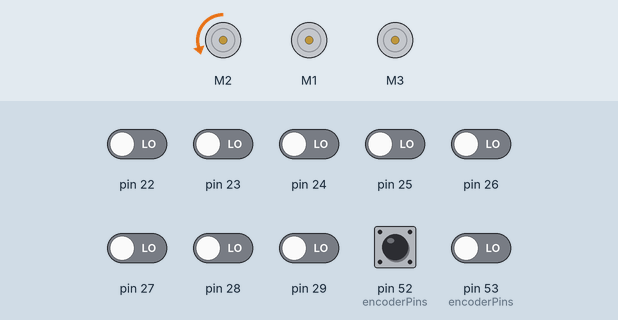
This sketch was run on a simulated Arduino Mega 2560, built with avr-gcc and run on an emulated ATmega2560. Parts: 3 × DC motor (green arrow = forward, orange = backward, longer = faster). The inputs (shaded band) are chosen by the test bench; at power-on: pin 52 (encoderPins) HIGH, pin 22–29, pin 53 (encoderPins) LOW. What the sketch prints to the serial monitor is not drawn.

Above: at 0.8 s.
At 6.0 s:
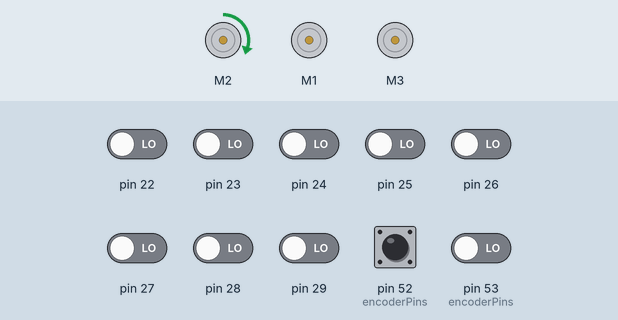
At 10.1 s:
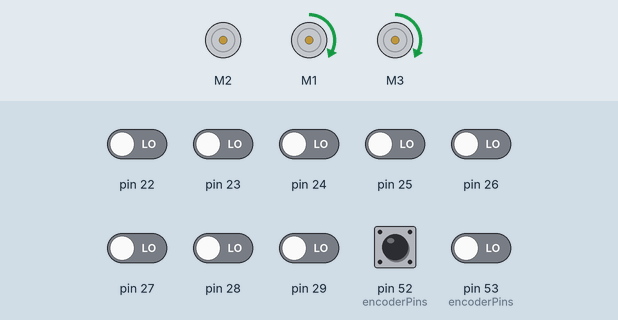
Timing chart, 0 to 11.6 s (numbered marks = the images above):
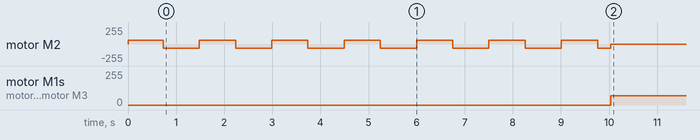

The sketch:

sketch_apr23a.ino
```cpp
#include <QTRSensors.h>                        //sensor array Polulo library
#include <Wire.h>
#include <Adafruit_MotorShield.h>              //Adafruit motoshield library
#include "utility/Adafruit_PWMServoDriver.h"   //Required for motorshield use
#define ENC_PER_INCH 0.00806452 //how many inches are in one turn of the encoder
//Definitions
#define NUMBER_OF_SENSORS 8                    //Number of Sensors being used
#define TIMEOUT           2500                 //2500 microseconds for sensor output to go low
#define EMITTER_PIN       30                    //LEDON pin. Always one, turn off to save power


//Create motoshield object
Adafruit_MotorShield motorShield = Adafruit_MotorShield(0x62);

//Sensor pins input.
//NEED TO CHANGE SENSOR PINS
//NEED TO CHANGE FUNCTION VALUE FROM SEEING BLACK LINE TO SEEING WHITE LINE
QTRSensorsRC sensors((unsigned char[]) {
  22, 23, 24, 25, 26, 27, 28, 29
}, NUMBER_OF_SENSORS, TIMEOUT, EMITTER_PIN);


//Motor port instance and port assigmnet
//NEED TO CHANGE MOTOR PORTS
Adafruit_DCMotor *leftMotor = motorShield.getMotor(1);
Adafruit_DCMotor *rightMotor = motorShield.getMotor(3);
Adafruit_DCMotor *backMotor = motorShield.getMotor(2);

//Variable array holding sensor values
unsigned int sensorValues[NUMBER_OF_SENSORS];
int lastError = 0;
unsigned int position ;
int lastOutput = 0;
int output = 0;
int error = 0;
int diff = 0;
unsigned int sensorCutoff = 2400;
int flag = 0;

int encoderPins[] = {48, 49, 50, 51, 52, 53};

void setup()
{

  position = sensors.readLine(sensorValues, QTR_EMITTERS_ON, true);
  //Calibration of sensors loop
  //This calibration is used to expose the sensors to the most reflective surface and the least
  //reflective surface of the track. This will help with the sensor values and determining where
  //they are in relation to the line.
  motorShield.begin();
  Serial.begin(9600);

  bool dir = true;
  backMotor->setSpeed(60);

  for (int i = 1; i <= 400; i++)
  {

    if (!(i % 30))
    { //multiples of 100

      dir = !dir;
    }

    if (dir)
    {
      backMotor->run(FORWARD);
    }
    else
    {
      backMotor->run(BACKWARD);
    }
    sensors.calibrate();                        //Reads all sensors 10 times for the TIMEOUT time (if TIMEOUT = 2500 microseconds then 25 ms per call)
  }

  backMotor->run(RELEASE);

}

void loop() {
  // put your main code here, to run repeatedly:
  BackForward((int)(38 / ENC_PER_INCH));
  //turn right
while(1)
{
 leftMotor->run(RELEASE);
rightMotor->run(RELEASE);
}
  //straight
  BackForward((int)(7.5 / ENC_PER_INCH));

  //turn left

  //straight
  BackForward((int)(23 / ENC_PER_INCH));

  //turn right

  //straight
  BackForward((int)(6 / ENC_PER_INCH));

  //challenge

  //turn around

  //straight
  BackForward((int)(6 / ENC_PER_INCH));
  //turn right

  //straight
  BackForward((int)(10 / ENC_PER_INCH));
  //challenge

  //stop


}

void BackForward(int dist) //move the system forward or backward
{
  //local variable to keep track of how far the encoder has moved
  int encoderPos = 0;
  int encoderPinALast = LOW;
  int n = LOW;
  int encoderPinA;
  int encoderPinB;

  unsigned int position;
  int lastOutput = 0;
  int output = 0;
  int error = 0;
  int pidOutput = 0;
  int lastError = 0;

  if (dist > 0) //forward
  {
    leftMotor->run(FORWARD);
    rightMotor->run(FORWARD);
    encoderPinA = encoderPins[4];
    encoderPinB = encoderPins[5];
  }
  else //backward
  {
    leftMotor->run(FORWARD);
    rightMotor->run(FORWARD);
    encoderPinA = encoderPins[4];
    encoderPinB = encoderPins[5];
  }

  leftMotor->setSpeed(70);
  rightMotor->setSpeed(70);

  //while our encoder position is less than our distance we need to move
  while (abs((float)encoderPos) < abs(dist))
  {
    n = digitalRead(encoderPinA);
    if ((encoderPinALast == LOW) && (n == HIGH))
    {
      if (digitalRead(encoderPinB) == LOW)
      {
        encoderPos--;
      }
      else
      {
        encoderPos++;
      }
    }
    encoderPinALast = n;
    Serial.println(encoderPos);
    /*
    position = sensors.readLine(sensorValues);
    error = position - 3360;
    pidOutput = ((0.1) * error) + (0.8 * (error - lastError));
    output = pidOutput + output;
    lastError = error;
    */
    //Move(output);


  }
  leftMotor->run(RELEASE);
  rightMotor->run(RELEASE);

  return;
}

void Move(int output)
{
  leftMotor->setSpeed(5 + abs(output));
  rightMotor->setSpeed(5 - abs(output));
  leftMotor->run(FORWARD);
  rightMotor->run(FORWARD);
}

void turnAround()
{
int encoderPos = 0;
  int encoderPinALast = LOW;
  int n = LOW;
  int encoderPinA = encoderPins[4];
  int encoderPinB = encoderPins[5];
  leftMotor->run(FORWARD);
  rightMotor->run(BACKWARD);
  leftMotor->setSpeed(60);
  rightMotor->setSpeed(120);

  while (abs((float)encoderPos) < abs(3000))
  {
    n = digitalRead(encoderPinA);
    if ((encoderPinALast == LOW) && (n == HIGH))
    {
      if (digitalRead(encoderPinB) == LOW)
      {
        encoderPos--;
      }
      else
      {
        encoderPos++;
      }
    }
    encoderPinALast = n;

  }
  leftMotor->run(RELEASE);
  rightMotor->run(RELEASE);

  return;


}

void turnRight()
{
  int encoderPos = 0;
  int encoderPinALast = LOW;
  int n = LOW;
  int encoderPinA = encoderPins[4];
  int encoderPinB = encoderPins[5];

  leftMotor->run(FORWARD);
  rightMotor->run(BACKWARD);
  leftMotor->setSpeed(60);
  rightMotor->setSpeed(120);

  while (abs((float)encoderPos) < abs(1500))
  {
    n = digitalRead(encoderPinA);
    if ((encoderPinALast == LOW) && (n == HIGH))
    {
      if (digitalRead(encoderPinB) == LOW)
      {
        encoderPos--;
      }
      else
      {
        encoderPos++;
      }
    }
    encoderPinALast = n;

  }
  leftMotor->run(RELEASE);
  rightMotor->run(RELEASE);

  return;


}

void turnLeft()
{

  int encoderPos = 0;
  int encoderPinALast = LOW;
  int n = LOW;
  int encoderPinA = encoderPins[0];
  int encoderPinB = encoderPins[1];

  leftMotor->run(BACKWARD);
  rightMotor->run(FORWARD);
  leftMotor->setSpeed(120);
  rightMotor->setSpeed(60);
  while (abs((float)encoderPos) < abs(1500))
  {
    n = digitalRead(encoderPinA);
    if ((encoderPinALast == LOW) && (n == HIGH))
    {
      if (digitalRead(encoderPinB) == LOW)
      {
        encoderPos--;
      }
      else
      {
        encoderPos++;
      }
    }
    encoderPinALast = n;

  }
  leftMotor->run(RELEASE);
  rightMotor->run(RELEASE);

  return;

}
```

Measured:
- by itself, motor M1, motor M3: stopped → forward 70/255 at 10.0 s
- by itself, motor M2: stopped → forward 60/255 at 0.00 s, → backward 60/255 0.73 s later, → forward 60/255 0.75 s later, → backward 60/255 0.75 s later, … (15 changes in this stretch)
